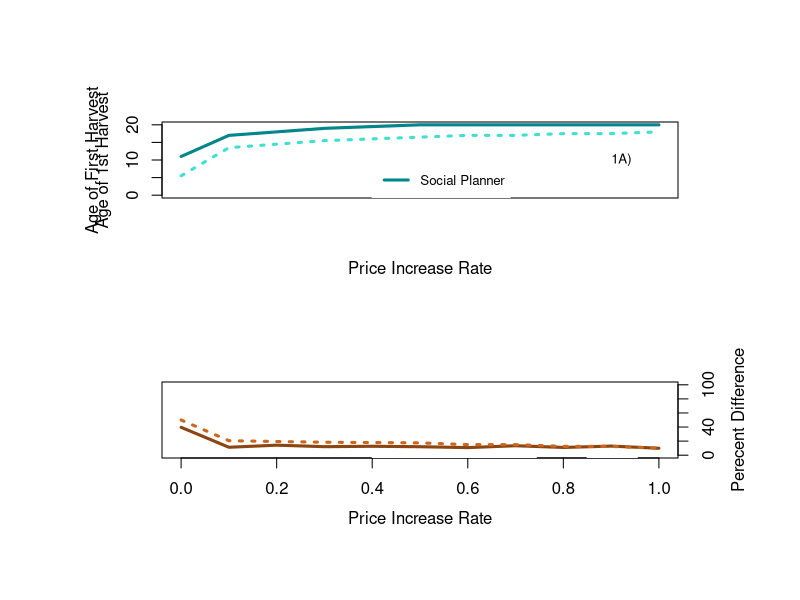

The R script that drew this image: (Note: a time limit stopped this script after it produced the figure.)

#Author: Erendira Aceves
#Goal: Dispersal and Sustainability in Spatial management
#Date: Feb 7

################################# PARAMETERS #########################

#Weight
alpha <- 3 #Fixed parameter of weight function
beta <- .5

#Fecundity
mu <- 3 #Fixed parameter of fecundity function. RAte (slope)
b <- 3 #Fixed parameter of fecunfity function. Intecept

#Price
gamma <-0
d <- .05

# Recruiment
h <- .7#Most common value in marine species (Hilborn)
R0 <-10000 #Initial number of recruits


#Popoulation growth
m <- 0.05 #Natural mortality
amax = 20 #Because this way I am setting the mortality to 1/lifespan
increment = .5
a <- seq(0,amax,by=increment) #Ages
years_max <- 100
R0 <- 1000 #Initial number of Recruits
winf <- 500

## Choice variable: amu

################################# FUNCTIONS #########################

Weight <- function(alpha,beta,a,winf){
  weights <- rep(NA, length(a))
  weights <- winf*((1-exp(-beta*a))^alpha)
  return(weights)
}


Fecundity <- function(mu,b,alpha,beta,a,m,winf){
  w <- Weight(alpha=alpha,beta=beta,a=a,winf=winf)
  amat_loc <- which.max(diff(w))
  fec <- (mu*w)+b
  fec[1:amat_loc-1] <- 0
  SPR_0 <- sum(fec*exp(-m))
  return(list(fec,SPR_0))
}

Price <- function(alpha,beta,a,gamma,winf){
  w <- Weight(alpha,beta,a,winf)
  price <- exp(gamma*w)
  price<- rep(NA,length(a))
  price <- (exp(gamma*w))
  return(price)
}


Recruits <- function(N,R0,h,mu,b,alpha,beta,a,m,increment,winf,...){
  # The fecundity of each age is devided into smaller intervals when the increment of age is <1
  a_rounded <- seq(0,amax,by=1) 
  Fec_temp <- Fecundity(mu=mu,b=b,alpha=alpha,beta=beta,a=a_rounded,m=m,winf=winf)[[1]]
  SPR0 <- Fecundity(mu=mu,b=b,alpha=alpha,beta=beta,a=a_rounded,m=m,winf=winf)[[2]]
  interval <- (1/increment)
  Fec_values <- Fec_temp/interval
  Fec <- rep(0,length(a))
  #### This loop devided the fecundity values to match the number of steps (interval)
  for (i in 1:(length(a_rounded)-1)){
    Fec_loc <- which(a==i)
    Fec[(Fec_loc-interval):(Fec_loc-1)] <- rep(Fec_values[i],interval) 
  }
  betarec <- ((5*h)-1)/(4*h*R0)
  alpharec <- SPR0*((1-h)/(4*h))
  # N (number of indivudal in each age class) and Fec are vectors of the same length
  # The amount of larvae produced by each age class after deensity dependence is:
  Larvae.age <- Fec*N
  Larvae.year <- sum(Larvae.age)
  #The amount of recruits produced every year after density dependence 
  Recruits.Year <- (Larvae.year)/(alpharec+(betarec*Larvae.year))
  return(Recruits.Year)
}

########################### Survaival

Surv <- function(m,amu,a,increment) {
  interval <- 1/increment
  amu_loc <- which(a==amu)
  surv <- rep(NA,length(a))
  mortality <- 1- ((1-m)^(1/interval))
  surv[1:amu_loc-1] <- exp((-mortality/interval))
  surv[amu_loc:length(a)] <- 0
  return(surv)
}


####################################### POPULATION GROWTH

### Intial population

IP <- function(a,R0,amax,m,increment,...){
  amu_Ipop <- amax
  I.pop <- rep(NA,length(a))
  I.pop[1] <- R0
  for (i in 2:length(a)){
    I.pop[i] <- Surv(m=m,amu=amu_Ipop,a=a,increment=increment)[i]*I.pop[i-1]
  }
  return(I.pop)
}


### Population Matrix
Pop <- function (a,R0,amax,m,amu,increment,mu,h,winf,...) {
  M<- matrix(NA,length(a),years_max)
  M[,1] <- IP(a=a,R0=R0,amax=amax,m=m,increment=increment)
  R1 <- Recruits(N=M[,1],R0=R0,h=h,mu=mu,b=b,alpha=alpha,beta=beta,a=a,m=m,increment=increment,winf=winf)
  R <- R1
  for (i in 2:years_max){
    M[1,i] <- R
    for (j in 2:length(a)){
      M[j,i] <- M[j-1,i-1]*Surv(m=m,amu=amu,a=a,increment=increment)[j]
    }
    R<- Recruits(N=M[,i],R0=R0,h=h,mu=mu,b=b,alpha=alpha,beta=beta,a=a,m=m,increment=increment,winf=winf)
  }
  return(M)
}

Harvest <- function(a,R0,amax,m,amu,alpha,beta,increment,mu,h,winf,...){
  amu_loc <- which(a==amu)
  w <- Weight(alpha=alpha,beta=beta,a=a,winf=winf)
  yield_temp <- Pop(a=a,R0=R0,amax=amax,m=m,amu=amu,increment=increment,mu=mu,h=h,winf=winf)[(amu_loc-1),]
  yield <-yield_temp*w[amu_loc-1]
  return(yield)}

############################# NPV
NPV <- function(years_max,d,alpha,beta,a,R0,amax,m,amu,gamma,increment,mu,h,winf,...){
  amu_loc <- which(a==amu)
  p <- Price(alpha=alpha,beta=beta,a=a,gamma=gamma,winf=winf)
  yield <- Harvest(a=a,R0=R0,amax=amax,m=m,amu=amu,alpha=alpha,beta=beta,increment=increment,mu=mu,h=h,winf=winf)
  profits_year <- yield*p[amu_loc-1]
  years <- seq(1,years_max)
  Dis.profits <- profits_year*(1/((1+d)^years))
  NPV <- sum(Dis.profits)
  return(NPV)
}

############################### FINDING THE BEST AGE OF FIRST HARVEST


#Optimal age of first harvest for Social Planner  
amuSP <- function(years_max,d,alpha,beta,R0,amax,m,gamma,increment,mu,h,winf,...){
  a <- seq(0,amax,by=increment)
  NPV_amu <- rep(0,length(a)) 
  for (i in 2:length(a)){
    NPV_amu[i] <- NPV(years_max=years_max,d=d,alpha=alpha,beta=beta,a=a,R0=R0,amax=amax,m=m,amu=a[i],gamma=gamma,increment=increment,mu=mu,h=h,winf=winf)
  }
  maxNPV <- max(NPV_amu)
  optage_loc <- which(NPV_amu==maxNPV)
  opt_ageSP <- a[optage_loc]
  return(opt_ageSP)
}

# Optimal age of first harvest for TURF owner ### Faustman  
amuTO<- function(alpha,beta,d,m,gamma,increment,amax,winf){
  a <- seq(0,amax,by=increment)
  interval <- 1/increment
  profits <- rep(NA,length(a))
  w <- Weight(alpha,beta,a,winf)
  price <- Price(alpha=alpha,beta=beta,a=a,gamma=gamma,winf=winf)
  for (i in 1:length(a)){
    profits[i] <- price[i]*w[i]*exp(-(d+m)*a[i])
  }
  max_profits <- max(profits)
  optage_loc <- which(profits==max_profits)
  opt_ageTO  <- a[optage_loc]
  return(opt_ageTO)
}




################################ 

#Age of first harvest SP
optimal.age.SP <- amuSP(years_max=years_max,d=d,alpha=alpha,beta=beta,R0=R0,amax=amax,m=m,gamma=gamma,increment=increment,mu=mu,h=h,winf=winf)

#Age of firts harvest TO
optimal.age.TO <- amuTO(alpha=alpha,beta=beta,d=d,m=m,gamma=gamma,increment=increment,amax=amax,winf=winf)

age.maindiff <- optimal.age.SP-optimal.age.TO 
age.maindiff <- age.maindiff/optimal.age.SP
percentdiff <- age.maindiff*100

### Main diff NPV
NPV.SP <- NPV(years_max=years_max,d=d,alpha=alpha,bet=beta,a=a,R0=R0,amax=amax,m=m,amu=optimal.age.SP,gamma=gamma,increment=increment,mu=mu,h=h,winf=winf)
NPV.TO <- NPV(years_max=years_max,d=d,alpha=alpha,bet=beta,a=a,R0=R0,amax=amax,m=m,amu=optimal.age.TO,gamma=gamma,increment=increment,mu=mu,h=h,winf=winf)

NPV.maindiff <- NPV.SP-NPV.TO
NPV.maindiff <- NPV.maindiff/NPV.SP
percentdiffNPV <- NPV.maindiff*100




######################################## THE EFFECT OF A PRICE PREMIUM

#install.packages("foreach") ### Allows parallel execution
library(foreach)

gamma_values <- seq(0,1,by=.1)
gamma_amuSP <-  rep(NA,length(gamma_values))
gamma_amuTO <- rep(NA,length(gamma_values))

gamma_amuSP <- foreach (i=1:length(gamma_values),.combine='c') %do% {
  amuSP(years_max=years_max,d=d,alpha=alpha,beta=beta,R0=R0,amax=amax,m=m,gamma=gamma_values[i],increment=increment,mu=mu,h=h,winf=winf)[1]
}

gamma_amuTO <- foreach (i=1:length(gamma_values),.combine='c') %do% {
  amuTO(alpha=alpha,beta=beta,d=d,m=m,gamma=gamma_values[i],increment=increment,amax=amax,winf=winf)[1]
}

gammadiff <- gamma_amuSP-gamma_amuTO
gammadiff <- (gammadiff/gamma_amuSP)*100

#### NPV with different growth rate
NPV_gamma_amuSP <- rep(NA,length(gamma_values))
NPV_gamma_amuTO <- rep(NA,length(gamma_values))

NPV_gamma_amuSP <- foreach (i=1:length(gamma_values),.combine='c') %do%{
  NPV(years_max=years_max,d=d,alph=alpha,beta=beta,a=a,R0=R0,amax=amax,m=m,amu=gamma_amuSP[i],gamma=gamma_values[i],increment=increment,mu=mu,h=h,winf=winf)
}

NPV_gamma_amuTO <- foreach (i=1:length(gamma_values),.combine='c') %do% {
  NPV(years_max=years_max,d=d,alpha=alpha,beta=beta,a=a,R0=R0,amax=amax,m=m,amu=gamma_amuTO[i],gamma=gamma_values[i],increment=increment,mu=mu,h=h,winf=winf)
}

gammadiffNPV <- NPV_gamma_amuSP-NPV_gamma_amuTO
gammadiffNPV <- (gammadiffNPV/NPV_gamma_amuSP)*100

attach(mtcars)
layout(matrix(c(1,2), 2, 1, byrow = TRUE),widths = c(.8,.8),
       heights = c(.8,.8),respect=F)
par(oma=c(2,4,2,4)) #bottom, left, top, right

plot(gamma_values,gamma_amuSP,type='l',col='turquoise4',ylim=c(0,amax),ylab='Age of First Harvest',xlab='Price Increase Rate',lwd=3,xaxt='n')
lines(gamma_values,gamma_amuTO,col='turquoise',lwd=3,lty=3)
mtext("Age of 1st Harvest",side=2,line=2.5)
legend(.85,15,'1A)',box.col= "white",cex=.8)
legend(.40,10,c('Social Planner','TURF Owner'),box.col="white",lwd=3,lty=c(1,3),col=c('turquoise4','turquoise'),y.intersp=1.5,cex=.8)

plot(gamma_values,gammadiffNPV, type='l',xlab='', col='chocolate4', ylim=c(0,100),ylab='',lwd=3,yaxt='n')
axis(4)
lines(gamma_values, gammadiff, col='chocolate3', main='Age of First Harvest',ylim=c(0,100),lty=3,lwd=3)
mtext("Perecent Difference",side=4,line=2.5)
legend(.85,.99,'1B)',box.col= "white",cex=.8)
legend(.40,.9,c('NPV','Age of 1st Harvest'),box.col="white",lwd=3,lty=c(1,3),col=c('chocolate4','chocolate3'),y.intersp=1.5,cex=.8)
mtext("Price Increase Rate",side=1,line=2.5)






############################### Sensitivity anlysis

################ Varying the individual growth rate
beta_values <- seq(.1,1,by=.1)
beta_amuSP <-  rep(NA,length(beta_values))
beta_amuTO <- rep(NA,length(beta_values))

beta_amuSP <- foreach (i=1:length(beta_values),.combine='c') %do% {
  amuSP(years_max=years_max,d=d,alpha=alpha,beta=beta_values[i],R0=R0,amax=amax,m=m,gamma=gamma,increment=increment,h=h,mu=mu,winf=winf)[1]
}

beta_amuTO <- foreach (i=1:length(beta_values),.combine='c') %do% {
  amuTO(alpha=alpha,beta=beta_values[i],d=d,m=m,gamma=gamma,increment=increment,amax=amax,winf=winf)[1]
}

betadiff <- beta_amuSP-beta_amuTO
betadiff <- (betadiff/beta_amuSP)*100


########################## Mortality Rate

m_values <- seq(0.01,.1,by=.01)
m_amuSP <-  rep(NA,length(m_values))
m_amuTO <- rep(NA,length(m_values))

m_amuSP <- foreach (i=1:length(m_values),.combine='c') %do% {
  amuSP(years_max=years_max,d=d,alpha=alpha,beta=beta,R0=R0,amax=amax,m=m_values[i],gamma=gamma,increment=increment,mu=mu,h=h,winf=winf)[1]
}

m_amuTO <- foreach (i=1:length(m_values),.combine='c') %do% {
  amuTO(alpha=alpha,beta=beta,d=d,m=m_values[i],gamma=gamma,increment=increment,amax=amax,winf=winf)[1]
}

mdiff <- m_amuSP-m_amuTO
mdiff <- (mdiff/m_amuSP)*100


################ Varying the Discount Rate

delta_values <- seq(.01,.1,by=.01)
delta_amuSP <-  rep(NA,length(delta_values))
delta_amuTO <- rep(NA,length(delta_values))

delta_amuSP <- foreach (i=1:length(delta_values),.combine='c') %do% {
  amuSP(years_max=years_max,d=delta_values[i],alpha=alpha,beta=beta,R0=R0,amax=amax,m=m,gamma=gamma,increment=increment,mu=mu,h=h,winf=winf)[1]
}

delta_amuTO <- foreach (i=1:length(delta_values),.combine='c') %do% {
  amuTO(alpha=alpha,beta=beta,d=delta_values[i],m=m,gamma=gamma,increment=increment,amax=amax,winf=winf)[1]
}

deltadiff <- delta_amuSP-delta_amuTO
deltadiff <- (deltadiff/delta_amuSP)*100

############################# fecundity

mu_values <- seq(1,10,by=1)
mu_amuSP <-  rep(NA,length(mu_values))
mu_amuTO <- rep(NA,length(mu_values))

mu_amuSP <- foreach (i=1:length(mu_values),.combine='c') %do% {
  amuSP(years_max=years_max,d=d,alpha=alpha,beta=beta,R0=R0,amax=amax,m=m,gamma=gamma,increment=increment,mu=mu_values[i],h=h,winf=winf)[1]
}

mu_amuTO <- foreach (i=1:length(mu_values),.combine='c') %do% {
  amuTO(alpha=alpha,beta=beta,d=d,m=m,gamma=gamma,increment=increment,amax=amax,winf=winf)[1]
}

mudiff <- mu_amuSP-mu_amuTO
mudiff <- (mudiff/mu_amuSP)*100

################################ Steepness

h_values <- seq(.1,.9,by=.1)
h_amuSP <-  rep(NA,length(h_values))
h_amuTO <- rep(NA,length(h_values))

h_amuSP <- foreach (i=1:length(h_values),.combine='c') %do% {
  amuSP(years_max=years_max,d=d,alpha=alpha,beta=beta,R0=R0,amax=amax,m=m,gamma=gamma,increment=increment,mu=mu,h=h_values[i],winf=winf)[1]
}

h_amuTO <- foreach (i=1:length(h_values),.combine='c') %do% {
  amuTO(alpha=alpha,beta=beta,d=d,m=m,gamma=gamma,increment=increment,amax=amax,winf=winf)[1]
}

hdiff <- h_amuSP-h_amuTO
hdiff <- (hdiff/h_amuSP)*100

################################ amax

amax_values <- seq(1,50,by=5)
amax_amuSP <-  rep(NA,length(amax_values))
amax_amuTO <- rep(NA,length(amax_values))

amax_amuSP <- foreach (i=1:length(amax_values),.combine='c') %do% {
  amuSP(years_max=years_max,d=d,alpha=alpha,beta=beta,R0=R0,amax=50,m=m,gamma=gamma,increment=increment,mu=mu,h=h,winf=winf)[1]
}

amax_amuTO <- foreach (i=1:length(amax_values),.combine='c') %do% {
  amuTO(alpha=alpha,beta=beta,d=d,m=m,gamma=gamma,increment=increment,amax=amax,winf=winf)[1]
}

amaxdiff <- amax_amuSP-amax_amuTO
amaxdiff <- (amaxdiff/amax_amuSP)*100

############################### Winf

winf_values <- seq(100,1000,by=100)
winf_amuSP <-  rep(NA,length(winf_values))
winf_amuTO <- rep(NA,length(winf_values))

winf_amuSP <- foreach (i=1:length(winf_values),.combine='c') %do% {
  amuSP(years_max=years_max,d=d,alpha=alpha,beta=beta,R0=R0,m=m,gamma=gamma,increment=increment,mu=mu,h=h,amax=amax,winf=winf_values[i])[1]
}

winf_amuTO <- foreach (i=1:length(winf_values),.combine='c') %do% {
  amuTO(alpha=alpha,beta=beta,d=d,m=m,gamma=gamma,increment=increment,amax=amax,winf=winf_values[i])[1]
}

winfdiff <- winf_amuSP-winf_amuTO
winfdiff <- (winfdiff/winf_amuSP)*100


##################################

alpha_values <- seq(1,10,by=1)
alpha_amuSP <-  rep(NA,length(alpha_values))
alpha_amuTO <- rep(NA,length(alpha_values))

alpha_amuSP <- foreach (i=1:length(alpha_values),.combine='c') %do% {
  amuSP(years_max=years_max,d=d,alpha=alpha_values[i],beta=beta,R0=R0,m=m,gamma=gamma,increment=increment,mu=mu,h=h,amax=amax,winf=winf)[1]
}

alpha_amuTO <- foreach (i=1:length(alpha_values),.combine='c') %do% {
  amuTO(alpha=alpha_values[i],beta=beta,d=d,m=m,gamma=gamma,increment=increment,amax=amax,winf=winf)[1]
}

alphadiff <- alpha_amuSP-alpha_amuTO
alphadiff <- (alphadiff/alpha_amuSP)*100

###########################
R0_values <- seq(100,5000,by=500)
R0_amuSP <-  rep(NA,length(R0_values))
R0_amuTO <- rep(NA,length(R0_values))

R0_amuSP <- foreach (i=1:length(R0_values),.combine='c') %do% {
  amuSP(years_max=years_max,d=d,alpha=alpha,beta=beta,R0=R0_values[i],m=m,gamma=gamma,increment=increment,mu=mu,h=h,amax=amax,winf=winf)[1]
}

R0_amuTO <- foreach (i=1:length(R0_values),.combine='c') %do% {
  amuTO(alpha=alpha,beta=beta,d=d,m=m,gamma=gamma,increment=increment,amax=amax,winf=winf)[1]
}

R0diff <- R0_amuSP-R0_amuTO
R0diff <- (R0diff/R0_amuSP)*100



############################################## SENSITIVITY Plots

#Sensitivity to rates
#attach(mtcars)
layout(matrix(c(1,2,3,4,5,6,7,8,9,10), 3, 3, byrow = TRUE),widths = c(.8,.8,.8),
       heights = c(1,1,1),respect=F)
par(oma=c(2,2,2,2)) #bottom, left, top, right

par(mar=c(5,4,0,0))
plot(beta_values, betadiff, type='l',xlab='Individual Growth Rate',ylab='Percent Difference',lwd=2,lty=3,ylim=c(0,100))
legend('topright','A)',box.col= "white")

par(mar=c(5,4,0,0))
plot(m_values, mdiff, type='l',xlab='Mortality',ylim=c(0,100),lwd=2,yaxt='n',xlim=c(.01,.1),lty=3,ylab='')
legend('topright','B)',box.col= "white")

par(mar=c(5,4,0,0))
plot(delta_values,deltadiff, type='l',xlab='Discount Rate', ylim=c(0,100),lwd=2,yaxt='n',lty=3,ylab='')
legend('topright','C)',box.col= "white")

par(mar=c(4,4,1,0))
plot(mu_values, mudiff, type='l',xlab='Fecundity Rate', ylim=c(0,100),ylab='Percent Difference',lwd=2,lty=3)
legend('topright','D)',box.col= "white")

par(mar=c(4,4,1,0))
plot(h_values,hdiff, type='l',xlab='Steepness',ylim=c(0,100),lwd=2,yaxt='n',lty=3,ylab='')
legend('topright','E)',box.col= "white")

par(mar=c(4,4,1,0))
plot(amax_values,amaxdiff, type='l',xlab='Longevity', ylim=c(0,100),lwd=2,yaxt='n',lty=3,ylab='')
legend('topright','F)',box.col= "white")


par(mar=c(4,4,1,0))
plot(winf_values, winfdiff, type='l',xlab='Maximum weight', ylim=c(0,100),ylab='Percent Difference',lwd=2,lty=3)
legend('topright','G)',box.col= "white")

par(mar=c(4,4,1,0))
plot(alpha_values,alphadiff, type='l',xlab='Intercep of Fecundity',ylim=c(0,100),lwd=2,yaxt='n',lty=3,ylab='')
legend('topright','H)',box.col= "white")

par(mar=c(4,4,1,0))
plot(R0_values,R0diff, type='l',xlab='Intial Recruits', ylim=c(0,100),lwd=2,yaxt='n',lty=3,ylab='')
legend('topright','I)',box.col= "white")




################################# LOCO
m <- 0.1 #Natural mortality
amax = 10 #maximum age
amat=4.5 #En realidad es 4.5 pero lo redondie porque la funcion de reclutas no reconoce el 0.5 (usa a_rounded) 
kvalues <- c(.161,.203,.215,.347,.362,.12,.38,.52,.17,.209,.32,.55)
loco_values <- seq(0,.1,0.01) #Discount rate values
#Ref IMARPE 1996, RAVI MARAVI 1997
beta<- median(kvalues)
winf <- 250
a<- seq(0,amax,.5)

Price <- function(alpha,beta,a,gamma,winf){
  w <- Weight(alpha=alpha,beta=beta,a=a,winf=winf)
  price <- -8.662e-01+(1.155e-01*w)+(-4.389e-04*w^2)+(5.386e-07*w^3)
  return(price)
}

############### For all the calculated growth rates ofloc0
loco_amuSP <-  rep(NA,length(loco_values))
loco_amuTO <- rep(NA,length(loco_values))

loco_amuSP <- foreach (i=1:length(loco_values),.combine='c') %do% {
  amuSP(years_max=years_max,d=loco_values[i],alpha=alpha,beta=beta,R0=R0,amax=amax,m=m,gamma=gamma,increment=increment,amat=amat,h=h,mu=mu,winf=winf)[1]
}

loco_amuTO <- foreach (i=1:length(loco_values),.combine='c') %do% {
  amuTO(alpha=alpha,beta=beta,d=loco_values[i],m=m,gamma=gamma,increment=increment,winf=winf,amax=amax)[1]
}

locodiff <- loco_amuSP-loco_amuTO
locodiff <- locodiff/loco_amuSP

#### NPV with different growth rate
NPV_loco_amuSP <- rep(NA,length(loco_values))
NPV_loco_amuTO <- rep(NA,length(loco_values))

NPV_loco_amuSP<- foreach (i=1:length(loco_values),.combine='c') %do% {
  NPV(years_max=years_max,d=loco_values[i],alpha=alpha,beta=beta,a=a,R0=R0,amax=amax,m=m,amu=loco_amuSP[i],gamma=gamma,increment=increment,amat=amat,h=h,mu=mu,winf=winf)
}

NPV_loco_amuTO<- foreach (i=1:length(loco_values),.combine='c') %do% {
  NPV(years_max=years_max,d=loco_values[i],alpha=alpha,beta=beta,a=a,R0=R0,amax=amax,m=m,amu=loco_amuTO[i],gamma=gamma,increment=increment,amat=amat,h=h,mu=mu,winf=winf)
}


locodiffNPV <- NPV_loco_amuSP-NPV_loco_amuTO
locodiffNPV <- locodiffNPV/NPV_loco_amuSP

dev.off()
plot(loco_values,locodiffNPV, type='l', col='darkolivegreen4', ylim=c(0,1),ylab='Perecent Difference',xlab='Discount Rate',lwd=3)
lines(loco_values, locodiff, col='darkolivegreen3', main='Age of First Harvest',ylim=c(0,1),lty=3,lwd=3)
legend(.06,.99,c('NPV','Age of 1st Harvest'),col=c('darkolivegreen4','darkolivegreen3'),lty=c(1,3),lwd=3,box.col= "white")
